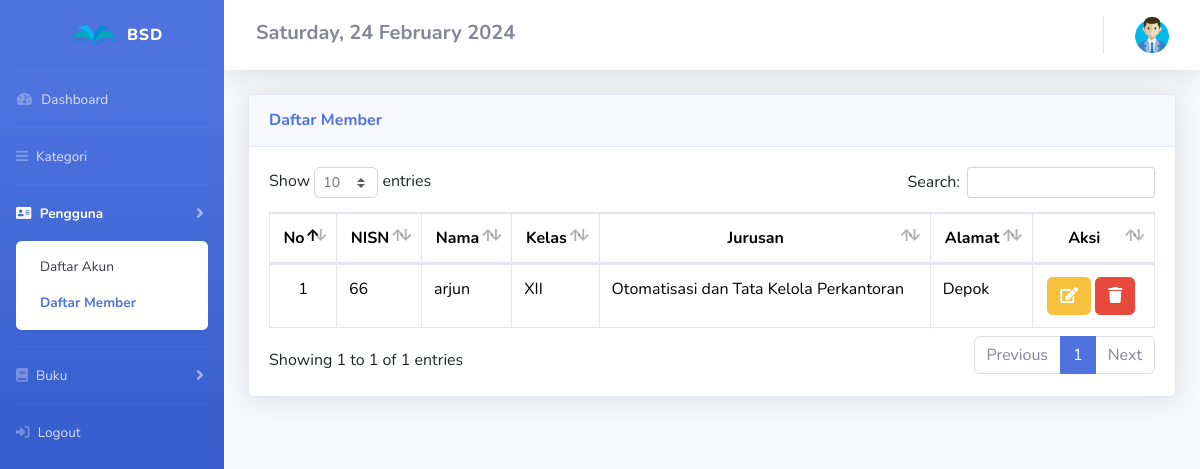
/DashboardAdmin/member/member.php (signed in), run on the app's committed database.
### tables this page shows
CREATE TABLE `member` (
  `nisn` int(11) NOT NULL,
  `nama` varchar(50) NOT NULL,
  `password` varchar(50) NOT NULL,
  `kelas` varchar(50) NOT NULL,
  `jurusan` varchar(50) NOT NULL,
  `alamat` varchar(50) NOT NULL
);

### config/config.php (called while the page is built, shortened)
<?php
$host = "127.0.0.1";
$username = "root";
$password = "";
$database_name = "nopal";
$connection = mysqli_connect($host, $username, $password, $database_name);
function queryReadData($dataKategori) {
  global $connection;
  $result = mysqli_query($connection, $dataKategori);
  $items = [];
  while($item = mysqli_fetch_assoc($result)) {
    $items[] = $item;
  }
  return $items;
}

### DashboardAdmin/member/member.php (the view, shortened to what this page needs)
<?php
require "../../config/config.php";
$member = queryReadData("SELECT * FROM member");
?>
<!DOCTYPE html>
<html lang="en">
<head>
  <link href="https://cdn.jsdelivr.net/npm/bootstrap@5.3.2/dist/css/bootstrap.min.css" rel="stylesheet">
  <link href="../../assets2/vendor/fontawesome-free/css/all.min.css" rel="stylesheet" type="text/css">
  <link href="../../assets2/css/sb-admin-2.min.css" rel="stylesheet">
  <link href="../../assets2/vendor/datatables/dataTables.bootstrap4.min.css" rel="stylesheet">
</head>
<body id="page-top">
  <div id="wrapper">
    <ul class="navbar-nav bg-gradient-primary sidebar sidebar-dark accordion" id="accordionSidebar">
      <div class="sticky-top">
        <a class="sidebar-brand d-flex align-items-center justify-content-center" href="member.php">
          <div class="image">
            <img src="../../assets/bookstore.png" class="m-2 img-circle" alt="User Image" width="50px">
          </div>
          <div class="sidebar-brand-text">BSD</div>
        </a>
        <hr class="sidebar-divider my-0">
        <li class="nav-item">
          <a class="nav-link" href="../index.php">
            <i class="fas fa-fw fa-tachometer-alt"></i>
            <span>Dashboard</span></a>
        </li>
        <hr class="sidebar-divider my-0">
        <li class="nav-item">
          <a class="nav-link" href="../kategori/kategori.php">
            <i class="fas fa-bars"></i>
            <span>Kategori</span></a>
        </li>
        <hr class="sidebar-divider my-0">
        <li class="nav-item active">
          <a class="nav-link collapsed" href="#" data-toggle="collapse" data-target="#collapseTwo" aria-expanded="true" aria-controls="collapseTwo">
            <i class="fas fa-address-card"></i>
            <span>Pengguna</span>
          </a>
          <div id="collapseTwo" class="collapse show" aria-labelledby="headingTwo" data-parent="#accordionSidebar">
            <div class="bg-white py-2 collapse-inner rounded ">
              <a class="collapse-item" href="../akun/akun.php">Daftar Akun</a>
              <a class="collapse-item active" href="member.php">Daftar Member</a>
            </div>
          </div>
        </li>
        <hr class="sidebar-divider my-0">
        <li class="nav-item">
          <a class="nav-link collapsed" href="#" data-toggle="collapse" data-target="#collapseUtilities" aria-expanded="true" aria-controls="collapseUtilities">
            <i class="fas fa-book"></i>
            <span>Buku</span>
          </a>
        </li>
      <hr class="sidebar-divider my-0">
<li class="nav-item">
  <a class="nav-link" href="../signOut.php">
    <i class="fa-solid fa-right-to-bracket"></i>
    <span>Logout</span></a>
</li>
    </ul>
    <?php
    $day = date('l');
    $dayOfMonth = date('d');
    $month = date('F');
    $year = date('Y');
    ?>
    <div id="content-wrapper" class="d-flex flex-column">
      <div id="content">
        <nav class="navbar navbar-expand navbar-light bg-white topbar mb-4 static-top shadow">
          <h5 class="mt-1 mx-3 fw-bold"><span class="fs-5 text-secondary"> <?php echo $day . ", " . $dayOfMonth . " " . " " . $month . " " . $year; ?> </span></h5>
          <ul class="navbar-nav ml-auto">
            <li class="nav-item dropdown no-arrow">
              <a class="nav-link dropdown-toggle" href="#" id="userDropdown" role="button" data-toggle="dropdown" aria-haspopup="true" aria-expanded="false">
                <img src="../../assets/user.png" alt="memberLogo" width="40px">
              </a>
            </li>
          </ul>
        </nav>
        <div class="container-fluid">
          <div class="card shadow mb-4">
            <div class="card-header py-3">
              <h6 class="m-0 font-weight-bold text-primary">Daftar Member</h6>
            </div>
            <div class="card-body">
              <div class="table-responsive">
                <table class="table table-bordered" id="dataTable" width="100%" cellspacing="0">
                  <thead>
                    <tr align="center">
                      <th>No</th>
                      <th>NISN</th>
                      <th>Nama</th>
                      <th>Kelas</th>
                      <th>Jurusan</th>
                      <th>Alamat</th>
                      <th>Aksi</th>
                    </tr>
                  </thead>
                  <tbody>
                    <?php
                    $no = 1;
                    foreach ($member as $item) :
                      $nisn = $item['nisn'];
                    ?>
                      <tr>
                        <td align="center"><?php echo $no++ ?></td>
                        <td><?php echo $item['nisn'] ?></td>
                        <td><?php echo $item['nama'] ?></td>
                        <td><?php echo $item['kelas'] ?></td>
                        <td><?php echo $item['jurusan'] ?></td>
                        <td><?php echo $item['alamat'] ?></td>
                        <td align="center">
                          <a title="edit" data-toggle="modal" data-target="#edit<?= $nisn; ?>" class="btn btn-warning" title="Edit"><i class="fas fa-edit"></i></a>
                          <a title="hapus" data-toggle="modal" data-target="#del<?= $nisn; ?>" class="btn btn-danger" title="Hapus"><i class="fas fa-trash"></i></a>&nbsp;
                        </td>
                      </tr>
                    <?php endforeach; ?>
                  </tbody>
                </table>
              </div>
            </div>
          </div>
        </div>
      </div>
    </div>
</body>
</html>

### data on the page
member: nisn "66", nama "arjun", kelas "XII", jurusan "Otomatisasi dan Tata Kelola Perkantoran", alamat "Depok"
